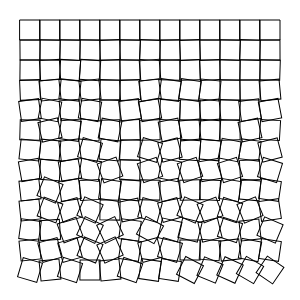
Frame 1 (no input)
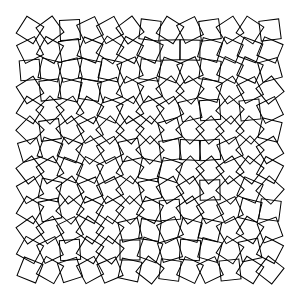
Frame 2 (the mouse pressed at the canvas centre, redrawn once)

The p5.js sketch that drew these frames (run headless with seeded random() and noise() and a simulated clock; the mouse was pressed at the canvas centre and the sketch redrawn once):

// p5.js sketch
// ── sketch.js
var r = 0;
var v = 0;
var w = 20;

function setup() {
  createCanvas(300,300);
  smooth();
  noLoop();
}

function draw() {
  background(255);
  smooth();
  noFill();

  //draws a grid of squares that become progressivley randomly rotated
  for (var y=w; y<height-w; y=y+w) {
    for (var x=w; x<width-w; x=x+w) {
      push(); 
      r=random(-v, v);
      translate(x+w/2, y+w/2);
      rotate(r);
      rect(-w/2,-w/2, w, w); 
      pop();
    }
    v=v+0.05;
  }
}
